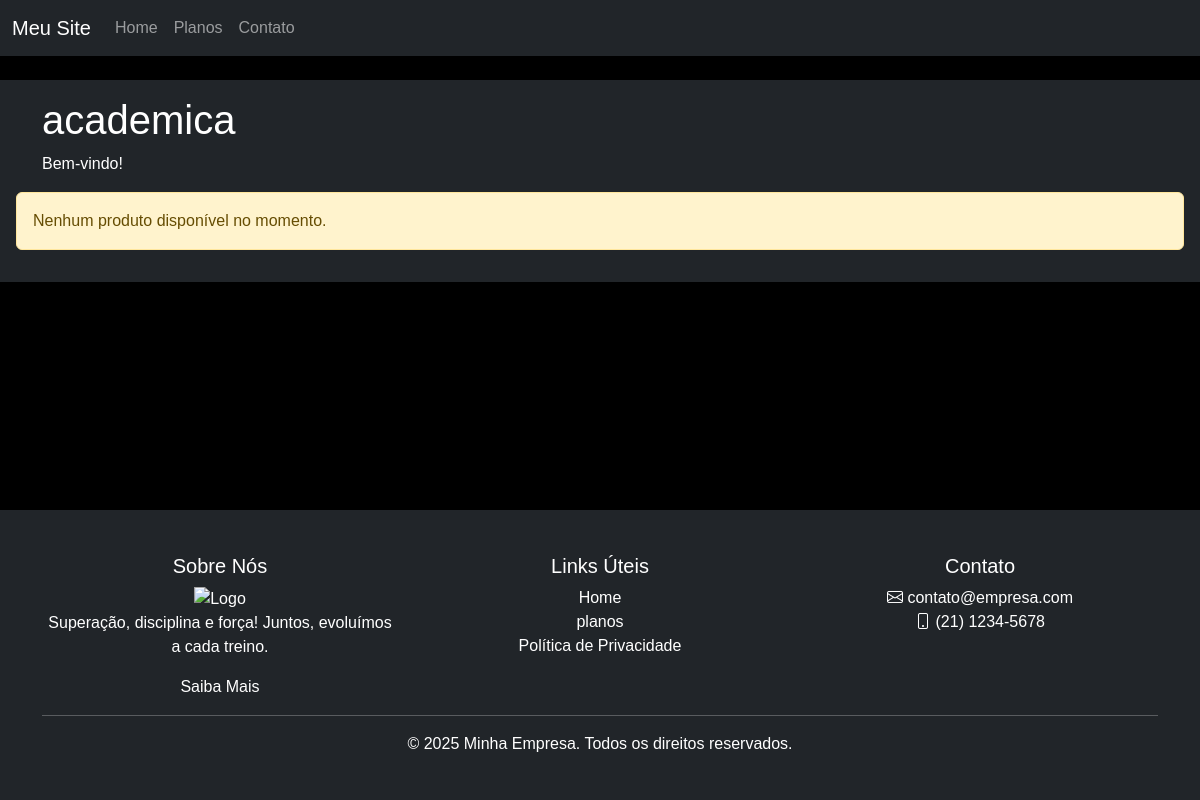
Page /produtos/ on the earlier database version.
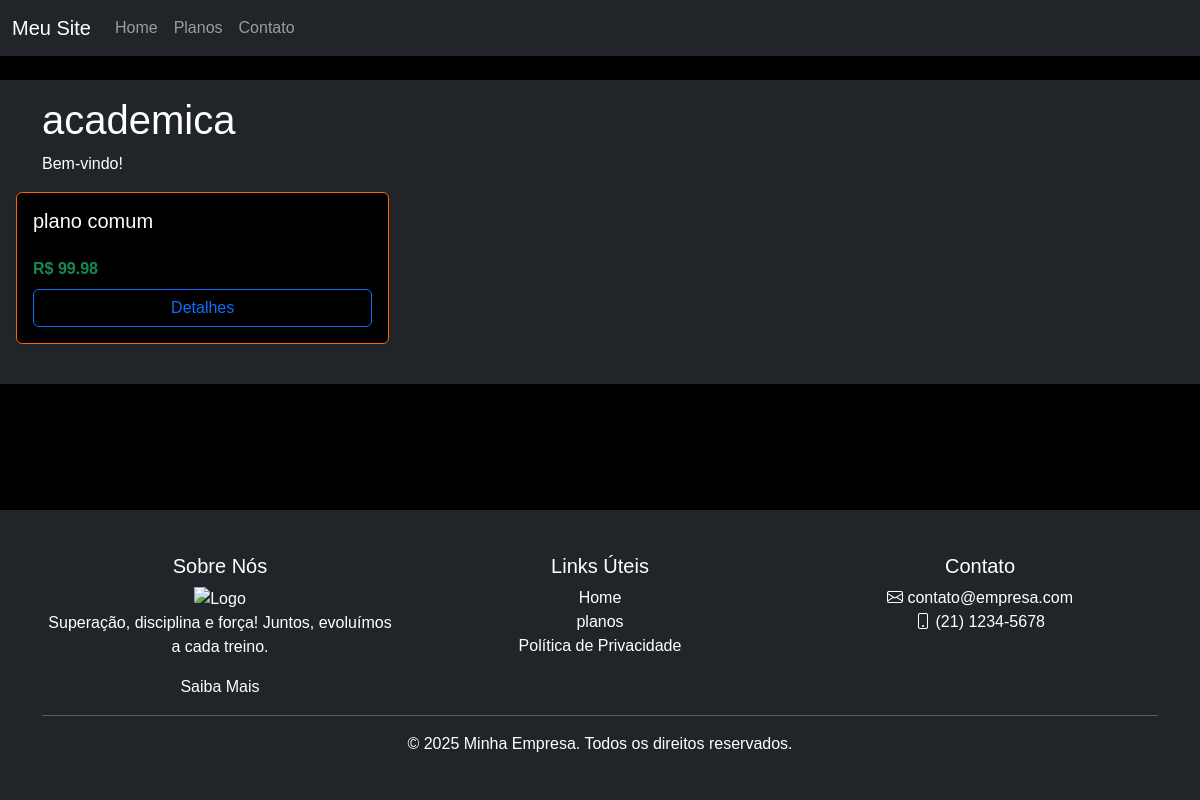
Same page on the later database version.
### app/models.py (models this page shows, shortened)
class Produto(models.Model):
    nome = models.CharField(max_length=100)
    imagem = models.ImageField(
        upload_to="static/app/img",  # Salva em media/produtos/
        blank=True,  # Opcional
        null=True,  # Pode ser nulo
    )
    preco = models.DecimalField(max_digits=10, decimal_places=2)
    disponivel = models.BooleanField(default=True)

### app/views.py (the view)
# urls.py: path("produtos/", produtos, name="produtos"),
def produtos(request):
    produtos = Produto.objects.filter(disponivel=True)
    return render(request, "app/produtos.html", {"produtos": produtos})

### app/templates/app/produtos.html (shortened to what this page needs)
{% extends 'app/base.html' %}
{% block content %}
{% with "Nossos Produtos" as header_title %}
{% with "Conheça nossa linha completa" as header_subtitle %}
    {% include 'app/partials/_header.html' %}
{% endwith %}
{% endwith %}
    <div class="row">
        {% for produto in produtos %}
        <div class="col-md-4 mb-4">
            <div class="card h-100 shadow-sm">
                <div class="card-body d-flex flex-column">
                    <h5 class="card-title">{{ produto.nome }}</h5>
                    <div class="mt-auto">
                        <p class="text-success fw-bold mb-2">R$ {{ produto.preco }}</p>
                        <a href="#" class="btn btn-outline-primary w-100">Detalhes</a>
                    </div>
                </div>
            </div>
        </div>
        {% empty %}
        <div class="col-12">
            <div class="alert alert-warning">
                Nenhum produto disponível no momento.
            </div>
        </div>
        {% endfor %}
    </div>
{% endblock %}

### app/templates/app/base.html (shortened to what this page needs)
{% load static %}
<!DOCTYPE html>
<html lang="pt-BR">
<head>
    <link href="https://cdn.jsdelivr.net/npm/bootstrap@5.3.0/dist/css/bootstrap.min.css" rel="stylesheet">
    <link rel="stylesheet" href="https://cdn.jsdelivr.net/npm/bootstrap-icons@1.10.0/font/bootstrap-icons.css">
    <link rel="stylesheet" href="{% static 'app/css/styles.css' %}">
</head>
<body class="d-flex flex-column min-vh-100">
    {% include 'app/partials/navbar.html' %}
    <main class="flex-grow-1 my-4">
        {% block content %}{% endblock %}
    </main>
    {% include 'app/partials/_footer.html' %}
</body>
</html>

### app/templates/app/partials/navbar.html (shortened to what this page needs)
<nav class="navbar navbar-expand-lg navbar-dark bg-dark">
    <div class="container-fluid">
        <a class="navbar-brand" href="{% url 'home' %}">Meu Site</a>
        <div class="collapse navbar-collapse" id="navbarNav">
            <ul class="navbar-nav">
                <li class="nav-item">
                    <a class="nav-link" href="{% url 'home' %}">Home</a>
                </li>
                <li class="nav-item">
                    <a class="nav-link" href="{% url 'produtos' %}">Planos</a>
                </li>
                <li class="nav-item">
                    <a class="nav-link" href="{% url 'contatos' %}">Contato</a>
                </li>
            </ul>
        </div>
    </div>
</nav>

### app/templates/app/partials/_header.html (shortened to what this page needs)
<header class="bg-dark text-white p-3">
    <div class="container">
        <h1>{% block header_title %}academica{% endblock %}</h1>
        <p>{% block header_subtitle %}Bem-vindo!{% endblock %}</p>
    </div>

### app/templates/app/partials/_footer.html
{% load static %}
<footer class="bg-dark text-white mt-5">
    <div class="container py-4">
        <div class="row">
            <div class="col-md-4">
                <h5>Sobre Nós</h5>
                <img src="{% static 'app/img/logo-white.png' %}" alt="Logo" width="120">
                <p>Superação, disciplina e força! Juntos, evoluímos a cada treino.</p>
                <a href="" class="text-white">Saiba Mais</a>
            </div>
            <div class="col-md-4">
                <h5>Links Úteis</h5>
                <ul class="list-unstyled">
                    <li><a href="{% url 'home' %}" class="text-white">Home</a></li>
                    <li><a href="{% url 'produtos' %}" class="text-white">planos</a></li>
                    <li><a href="#" class="text-white">Política de Privacidade</a></li>
                </ul>
            </div>
            <div class="col-md-4">
                <h5>Contato</h5>
                <ul class="list-unstyled">
                    <li><i class="bi bi-envelope"></i> contato@empresa.com</li>
                    <li><i class="bi bi-phone"></i> (21) 1234-5678</li>
                </ul>
            </div>
        </div>
        <hr class="bg-light">
        <div class="text-center">
            <p class="mb-0">&copy; {% now "Y" %} Minha Empresa. Todos os direitos reservados.</p>
        </div>
    </div>
</footer>

### app/static/app/css/styles.css (style rules this page uses)
:root { --primary-color: #ff6600; --secondary-color: #000000; --tercira-color: #346068cc; --text-light: #ffffff; }
body { background-color: var(--secondary-color); color: var(--text-light); font-family: Arial, sans-serif; }
.card { background-color: var(--secondary-color); color: var(--text-light); border: 1px solid var(--primary-color); }
footer { background-color: var(--secondary-color); color: var(--text-light); padding: 20px 0; text-align: center; }
footer a { color: var(--primary-color); text-decoration: none; }
.bg-light { --bs-bg-opacity: 1; background-color: rgba(13, 110, 253, 0.25) !important; }
img { max-width: 100%; height: auto; }

Differences in the rows shown:
added Produto: nome "plano comum", preco "99.98"
Other differences:
text no longer shown: "Nenhum produto disponível no momento."
